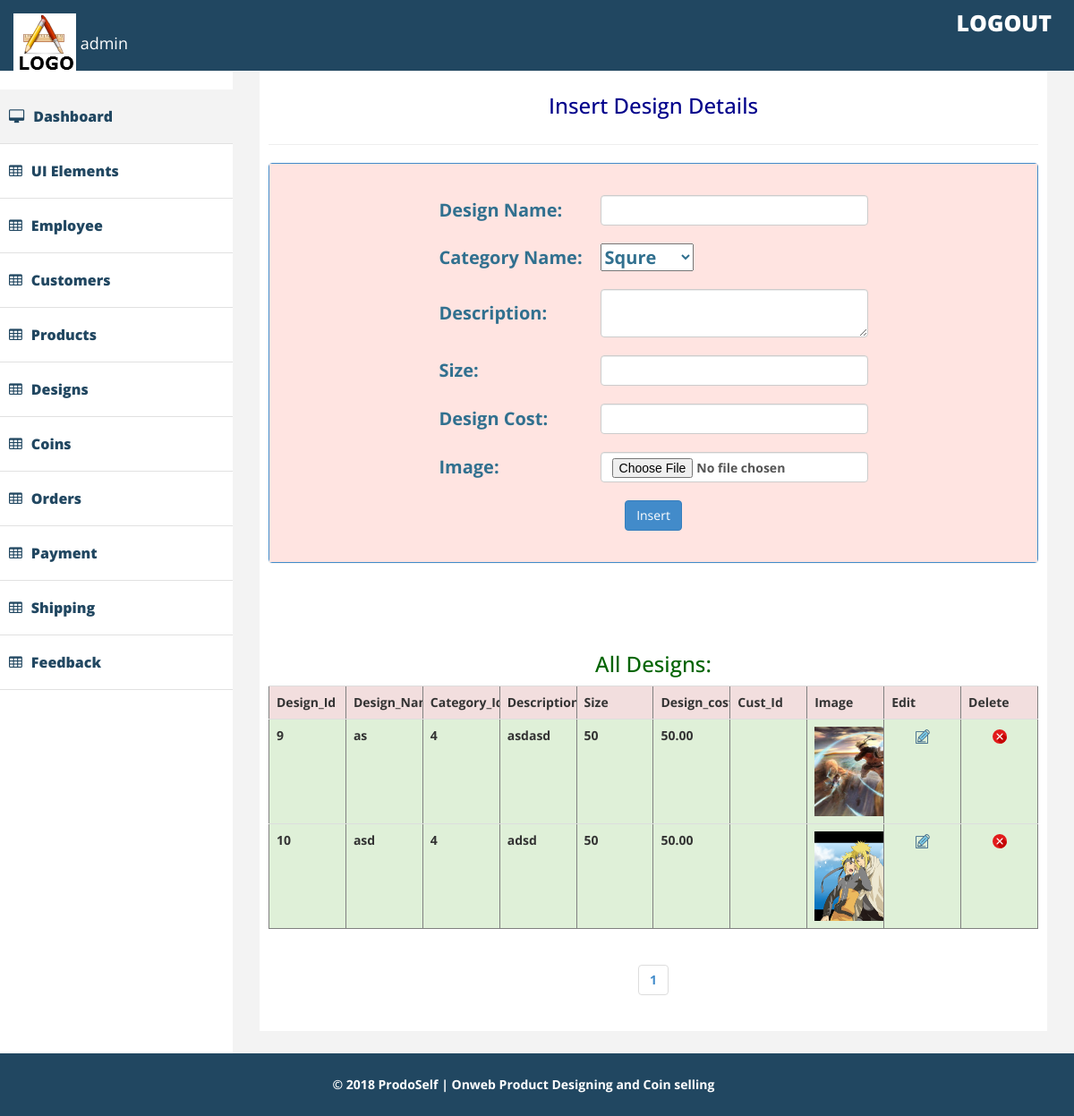
The app's page /admin/design_detail.php (signed in) with its own data.
### tables this page shows
CREATE TABLE IF NOT EXISTS `design_detail_table` (
  `Design_Id` int(10) NOT NULL AUTO_INCREMENT,
  `Image` longblob NOT NULL,
  `Design_Name` varchar(50) NOT NULL,
  `Category_id` int(10) NOT NULL,
  `Description` varchar(255) NOT NULL,
  `Size` int(10) NOT NULL,
  `Design_cost` decimal(9,2) NOT NULL,
  `Cust_id` int(10) DEFAULT NULL,
  PRIMARY KEY (`Design_Id`),
  KEY `Category_id` (`Category_id`),
  KEY `Cust_id` (`Cust_id`)
);

CREATE TABLE IF NOT EXISTS `design_category_table` (
  `Category_id` int(10) NOT NULL AUTO_INCREMENT,
  `Category_name` varchar(50) NOT NULL,
  PRIMARY KEY (`Category_id`)
);

### admin/design_detail.php (the view, shortened to what this page needs)
<?php
	include 'include/db.php';
	$db1=mysqli_query($con,"select * from design_category_table");
?>
<!DOCTYPE html>
<html xmlns="http://www.w3.org/1999/xhtml">
<head>
    <link href="assets/css/bootstrap.css" rel="stylesheet" />
    <link href="assets/css/font-awesome.css" rel="stylesheet" />
    <link href="assets/css/custom.css" rel="stylesheet" />
</head>
<body>
       <div id="wrapper">
		<?php
				include_once 'include/header.php';
			?>
	 	<?php
				include_once 'include/slidebar.php';
			?>
        <div id="page-wrapper" >
            <div id="page-inner">
                <div class="row">
                    <div class="col-lg-12">
                   <center>
				   <h3 style="color:#00008B">Insert Design Details</h3>
				   </center>
                    </div>
                </div>
                  <hr />
                <div class="row">
                    <div class="col-lg-12 ">
                      <div class="panel panel-primary">
					  <div class="panel-body" style="background:#FFE4E1;">
<form action="design_add.php" method="post" enctype="multipart/form-data" style="padding: 10px;color:#31708f; font-size:20px;">
		<strong ><table align="center">
	<tr>
		<td>Design Name: &nbsp;&nbsp;</td>
		<td><input type="text" name="r1" required="" class="form-control" /></td>
	</tr>
	<tr>
		<td>Category Name: </td>
		<td><select name="r2" placeholder="select Design">
		<?php
			while($row0=mysqli_fetch_array($db1))
			{
		?>
				<option value='<?php echo $row0["Category_id"]; ?>'><?php echo $row0["Category_name"];?></option>
			<?php
			}
		?></select>
		</td>
	</tr>
	<tr>
		<td>Description:</td>
		<td><textarea name="r3" required=""  class="form-control" style="resize: vertical;"></textarea></td>
	</tr>
	<tr>
		<td>Size: </td>
		<td><input type="number" min="0" name="r4" required="" class="form-control" /></td>
	</tr>
	<tr>
		<td>Design Cost: </td>
		<td><input type="number" min="0" name="r5" required="" class="form-control" /></td>
	</tr>
	<tr>
			<td>Image:</td>
			<td>
  <input type="file" name="r6" class="form-control" required="" />
  			</td>
	</tr>
  	<tr></strong>
		<td colspan="2" align="center"><input type="submit" name="submit" value="Insert" class="btn btn-primary" /></td>
</form>
						</div>
						</div>
                    </div>
                    </div>
 <br><br>
   <div class="row">
                    <div class="col-lg-12">
                   <center>
				   <h3 style="color:#006400">All Designs:</h3>
				   </center>
                    </div>
                </div>
<?php
$start=0;
$limit=5;
$t=mysqli_query($con,"select * from design_detail_table ");
$total=mysqli_num_rows($t);
$page=ceil($total/$limit);
$db=mysqli_query($con,"select *from design_detail_table d,design_category_table c where d.Category_id=c.Category_id order by Design_Id limit $start,$limit");
  ?>
 <div class="table-responsive">
<table border="1" align="center" class="table">
  <tr class="danger">
    <th>Design_Id</th>
    <th>Design_Name</th>
    <th>Category_Id</th>
	<th>Description</th>
    <th>Size</th>
    <th>Design_cost</th>
	<th>Cust_Id</th>
	<th>Image</th>
	<th>Edit</th>
	<th>Delete</th>
  </tr>
  <?php
  while($row=mysqli_fetch_array($db))
  {
  ?>
  <tr class="success">
    <td><?php echo $row["Design_Id"];?></td>
	<td><?php echo $row["Design_Name"];?></td>
	<td><?php echo $row["Category_id"];?></td>
	<td><?php echo $row["Description"];?></td>
	<td><?php echo $row["Size"];?></td>
	<td><?php echo $row["Design_cost"];?></td>
    <td><?php echo $row["Cust_id"];?></td>
	<td><img src="uploads/<?php echo $row['Image']; ?>" width="100" height="100"></td>
		<td align="center"><a href='design_edit.php?x=<?php echo $row["Design_Id"];?>'><img src="include/edit.png" /></a></td>
		<td align="center"><a href='design_delete.php?x=<?php echo $row["Design_Id"];?>'><img src="include/delete.png" /></a></td>
  </tr>
  <?php
  }
   ?>
</table>
<center>
  <ul class="pagination">
	 <?php
	 for($i=1;$i <= $page;$i++){
	 ?>
		<li><a href="?id=<?php echo $i ?>"><?php echo $i;?></a></li>
	  <?php
	 }
	  ?>
 </ul>
</center>
</div>
</div>
    </div>
            </div>
		<?php
				include_once 'include/footer.php';
			?>
</body>
</html>

### admin/assets/css/custom.css (style rules this page uses)
body { font-family: 'Open Sans', sans-serif; line-height:30px; }
#wrapper { width: 100%; margin-top:50px; }
#page-wrapper { padding: 15px 15px; min-height: 600px; background:#F3F3F3; }
#page-inner { width:100%; margin:10px 20px 10px 0px; background-color:#fff!important; padding:10px; min-height:1050px; }
@media (min-width:768px) { #page-wrapper { margin: 0 0 0 260px; padding: 15px 30px; min-height: 1050px; } }

### admin/design_detail.php (style rules this page uses)
td { padding:10px; }

### records on screen
design_detail_table: Design_Id "9", Design_Name "as", Category.Category_id "4", Description "asdasd", Size "50", Design_cost "50.00", Image (picture)
design_detail_table: Design_Id "10", Design_Name "asd", Category.Category_id "4", Description "adsd", Size "50", Design_cost "50.00", Image (picture)

### other values on screen
$_SESSION['admin']['r1'] "admin"
form field r2 "Squre"
